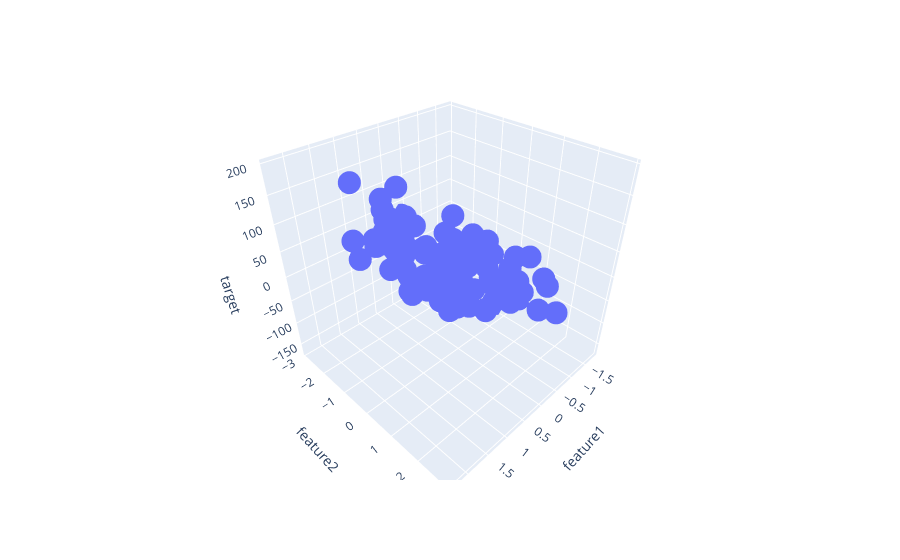

The notebook cell this image was saved under:
### Code cell
fig = px.scatter_3d(df, x = 'feature1', y = 'feature2', z = 'target')
fig.show()
